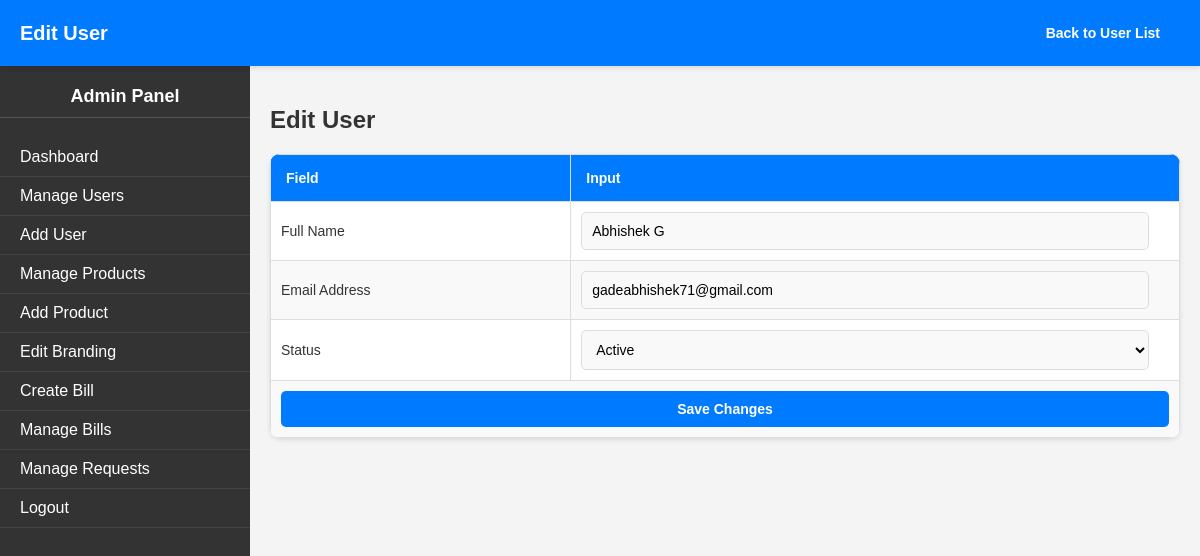
/php/admin/edit_user.php?id=2 (signed in), run on the app's committed database.
### tables this page shows
CREATE TABLE `users` (
  `id` int(11) NOT NULL,
  `name` varchar(100) NOT NULL,
  `email` varchar(100) NOT NULL,
  `password` varchar(255) NOT NULL,
  `role` enum('admin','client') NOT NULL,
  `status` enum('active','inactive') DEFAULT 'active',
  `created_at` timestamp NOT NULL DEFAULT current_timestamp(),
  `updated_at` timestamp NOT NULL DEFAULT current_timestamp() ON UPDATE current_timestamp()
);

### php/admin/edit_user.php (the view, shortened to what this page needs)
<?php
require_once '../../config/database.php';
$id = intval($_GET['id']);
$stmt = $pdo->prepare("SELECT * FROM users WHERE id = :id");
$stmt->execute(['id' => $id]);
$user = $stmt->fetch(PDO::FETCH_ASSOC);
?>
<!DOCTYPE html>
<html lang="en">
<head>
    <link rel="stylesheet" href="../../assets/css/admin.css">
</head>
<body>
    <div class="dashboard">
        <header class="dashboard-header">
            <h1>Edit User</h1>
            <a href="manage_users.php" class="btn btn-primary">Back to User List</a>
        </header>
        <?php include 'sidebar.php'; ?>
        <div class="dashboard-content">
            <h2>Edit User</h2>
            <form method="POST" action="edit_user.php?id=<?= htmlspecialchars($id) ?>">
                <table class="user-table">
                    <thead>
                        <tr>
                            <th>Field</th>
                            <th>Input</th>
                        </tr>
                    </thead>
                    <tbody>
                        <tr>
                            <td><label for="name">Full Name</label></td>
                            <td><input type="text" id="name" name="name" value="<?= htmlspecialchars($user['name']) ?>" required></td>
                        </tr>
                        <tr>
                            <td><label for="email">Email Address</label></td>
                            <td><input type="email" id="email" name="email" value="<?= htmlspecialchars($user['email']) ?>" required></td>
                        </tr>
                        <tr>
                            <td><label for="status">Status</label></td>
                            <td>
                                <select id="status" name="status" required>
                                    <option value="active" <?= $user['status'] === 'active' ? 'selected' : '' ?>>Active</option>
                                </select>
                            </td>
                        </tr>
                        <tr>
                            <td colspan="2" style="text-align: center;">
                                <button type="submit" class="btn btn-primary">Save Changes</button>
                            </td>
                        </tr>
                    </tbody>
                </table>
            </form>
        </div>
    </div>
</body>
</html>

### assets/css/admin.css (style rules this page uses)
body { font-family: Arial, sans-serif; margin: 0; padding: 0; box-sizing: border-box; background-color: #f4f4f4; color: #333; }
.dashboard-header { background-color: #007bff; color: white; padding: 15px 20px; display: flex; justify-content: space-between; align-items: center; position: sticky; top: 0; z-index: 1000; box-shadow: 0 2px 5px rgba(0, 0, 0, 0.1); }
.dashboard-header h1 { margin: 0; font-size: 20px; }
.dashboard-content { margin-left: 250px; padding: 20px; background-color: #f4f4f4; min-height: 100vh; }
table { width: 100%; border-collapse: collapse; margin-top: 20px; background-color: white; border-radius: 10px; overflow: hidden; box-shadow: 0 2px 5px rgba(0, 0, 0, 0.1); }
table th, table td { padding: 15px; border: 1px solid #ddd; text-align: left; }
table th { background-color: #007bff; color: white; font-weight: bold; }
table tr:nth-child(even) { background-color: #f9f9f9; }
.btn { display: inline-block; padding: 10px 20px; text-decoration: none; font-size: 14px; font-weight: bold; border-radius: 5px; text-align: center; cursor: pointer; transition: background 0.3s ease; }
.btn-primary { background-color: #007bff; color: white; }
.user-table { width: 100%; border-collapse: collapse; margin-top: 20px; background-color: white; border-radius: 10px; overflow: hidden; box-shadow: 0 2px 5px rgba(0, 0, 0, 0.1); text-align: left; }
.user-table thead { background-color: #007bff; color: white; }
.user-table thead th { padding: 15px; font-size: 14px; font-weight: bold; text-align: left; }
.user-table tbody td { padding: 10px; border: 1px solid #ddd; font-size: 14px; color: #333; vertical-align: middle; word-wrap: break-word; overflow: hidden; }
.user-table tbody td input, .user-table tbody td select { width: calc(100% - 20px); padding: 10px; font-size: 14px; border: 1px solid #ddd; border-radius: 5px; background-color: #f9f9f9; box-sizing: border-box; }
.user-table tbody td button { width: 100%; padding: 10px 15px; font-size: 14px; font-weight: bold; border-radius: 5px; border: none; cursor: pointer; transition: background 0.3s ease; background-color: #007bff; color: white; }
.btn-primary { background-color: #007bff; color: white; border: none; }
.btn { display: inline-block; padding: 10px 20px; text-decoration: none; font-size: 14px; font-weight: bold; border-radius: 5px; cursor: pointer; transition: background 0.3s ease; }
.user-table tbody td input, .user-table tbody td select, .user-table tbody td textarea { width: calc(100% - 20px); padding: 10px; font-size: 14px; border: 1px solid #ddd; border-radius: 5px; background-color: #f9f9f9; }
.user-table tbody td input, .user-table tbody td textarea { width: calc(100% - 20px); padding: 10px; font-size: 14px; border: 1px solid #ddd; border-radius: 5px; background-color: #f9f9f9; box-sizing: border-box; }
.user-table tbody td { padding: 10px; border: 1px solid #ddd; font-size: 14px; color: #333; vertical-align: middle; }
.btn-primary { background-color: #007bff; color: white; padding: 10px 20px; border-radius: 5px; text-decoration: none; border: none; font-size: 14px; font-weight: bold; cursor: pointer; transition: background 0.3s ease; }

### data on the page
users: name "Abhishek G", email "gadeabhishek71@gmail.com", status "Active"
